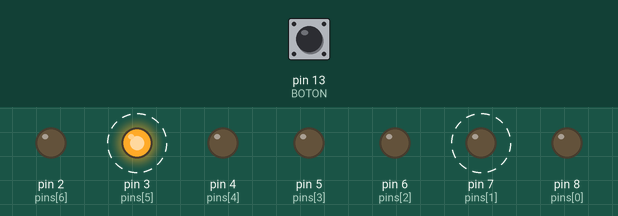
A sketch run on a simulated Arduino Uno, built with avr-gcc and run on an emulated ATmega328P. On the bench: output pins drawn as LEDs (lit = HIGH). Dashed ring = blinking. Inputs (shaded band) come from the test bench; at power-on: pin 13 (BOTON) LOW. What the sketch prints to the serial monitor is not drawn.

Above: at 0.7 s.
1.3 s: pin 13 (BOTON) pulled HIGH for 1 s
At 2.8 s:
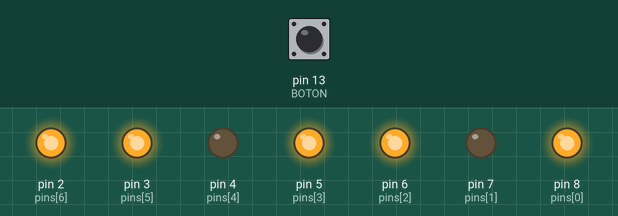
4.3 s: pin 13 (BOTON) pulled HIGH for 0.15 s
At 5.5 s:
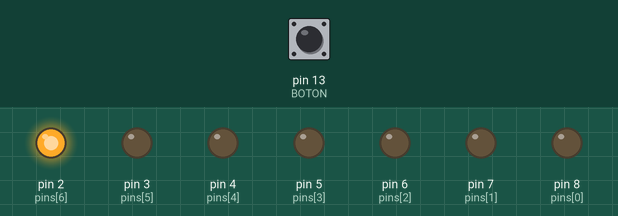
7.3 s: pin 13 (BOTON) pulled HIGH for 3.2 s
At 10.9 s:
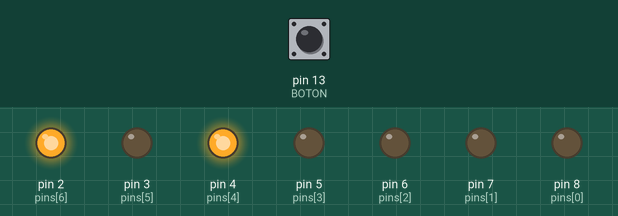
Timing chart, 0 to 18.9 s (numbered marks = the images above; inputs shaded):
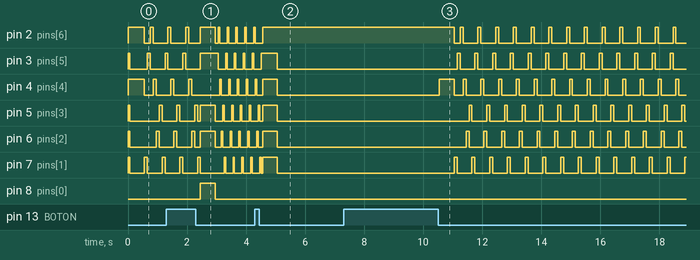

The sketch:

Practica_14_Display_7_segmentos.ino
```cpp
/*
Descripción
El botón puede controlar las velocidades de la ruleta.
AUTOR: RETBOT
*/
//Practica 14
#define BOTON 13

// boton
int   anterior;      // guardamos el estado anterior del boton.
int   estado;        // el estado del botón.
unsigned long temporizador;
unsigned long tiemporebote = 50;

int velocidad = 0;

const int pins[7] = { 8,7,6,5,4,3,2 };

const byte numbers[3] = {0b1111110,
                         0b1010000,
                         0b1101101};

const byte DisplayAnode[6] = {0b0000010, //
                              0b0100000, //
                              0b1000000, //
                              0b0010000, //
                              0b0000100, //
                               0b0001000};//

void setup() {
  Serial.begin(9600);

  for(int i = 0; i < 7; i++) {
    pinMode(pins[i], OUTPUT);
  }
  pinMode(BOTON, INPUT);
  estado = HIGH;
  anterior = HIGH;
  lightSegmentsNum(0);
}

void loop() {
  estadoBoton();
 for(int i=0; i<6; i++){
    if(velocidad == 1){
      estadoBoton();
      Serial.println("Opc 1");
      lightSegments(i);
      delay(100);
    }else if(velocidad == 2){
      estadoBoton();
      Serial.println("Opc 2");
      lightSegments(i);
      delay(50);
     }
   }
 }

void lightSegments(int number) {
  byte numberBit = DisplayAnode[number];
  for (int i = 0; i < 7; i++) {
    int bit = bitRead(numberBit, i);
    digitalWrite(pins[i], bit);
  }
}

void lightSegmentsNum(int number) {
  byte numberBit = numbers[number];
  for (int i = 0; i < 7; i++) {
    int bit = bitRead(numberBit, i);
    digitalWrite(pins[i], bit);
  }
}

void estadoBoton(){
// Leemos el valor del boton
  if ( estado==digitalRead(BOTON) ) {
    temporizador = 0;
  }else if(temporizador == 0){
    temporizador = millis();
  }else if(millis()-temporizador > tiemporebote ){
    estado = !estado;
  }

  if ( anterior==HIGH && estado==LOW ) {
    Serial.print("Velocidad :");
    if(velocidad == 0){
      velocidad = 1;
      lightSegmentsNum(1);
      delay(500);
    }else if(velocidad == 1){
      velocidad = 2;
      lightSegmentsNum(2);
      delay(500);
    }else if(velocidad == 2){
      velocidad = 0;
      lightSegmentsNum(0);
      delay(500);
      }
    Serial.println(velocidad);
  }
  anterior = estado;
}
// AUTOR: RETBOT 
```

Measured:
- after the input at 1.3 s, pin 8 (pins[0]): LOW → HIGH after 1.2 s, → LOW 0.50 s later
- after the input at 4.3 s, pin 2 (pins[6]): goes on until 4.6 s, then stays HIGH
- after the input at 7.3 s, pin 2 (pins[6]): HIGH → LOW after 3.8 s, then repeats every 0.60 s: HIGH 0.10 s, LOW 0.50 s; pin 3 (pins[5]): alternates HIGH for 0.10 s and LOW for 0.50 s, starting after 3.9 s
